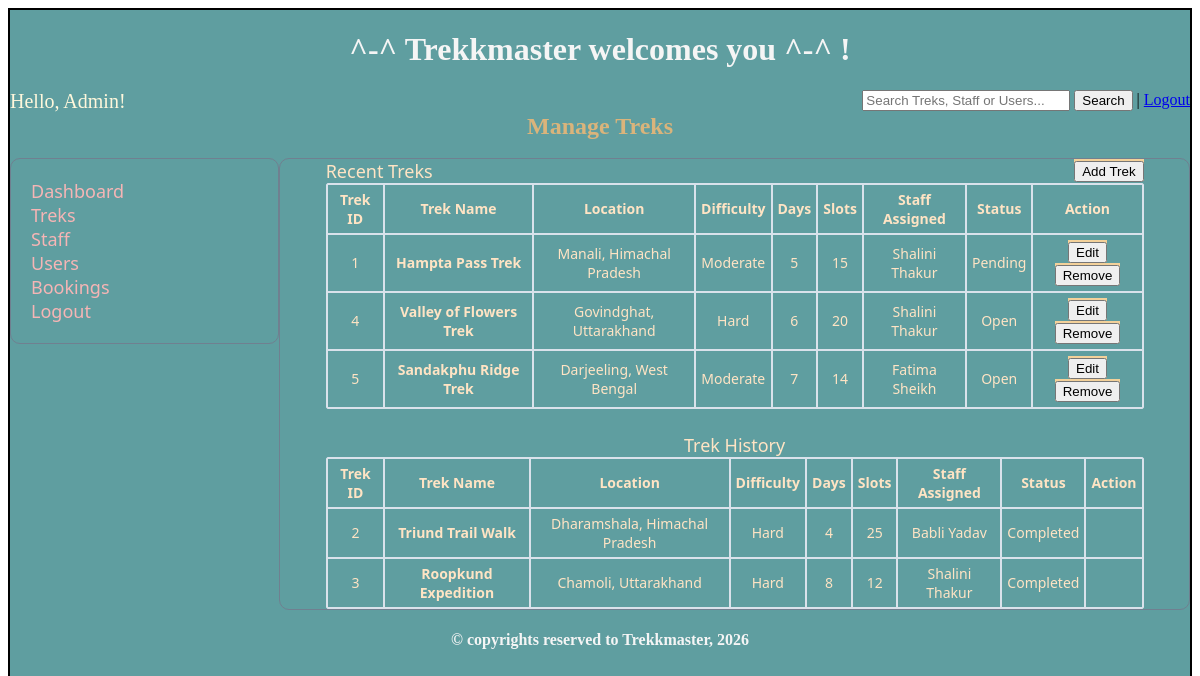
The page /manage_treks on the database its author committed.
### models.py (models this page shows)
class Trek(db.Model):
    __tablename__='trek'
    trek_id = db.Column(db.Integer, primary_key=True, autoincrement=True)
    trek_name = db.Column(db.String, unique = True, nullable = False)
    location = db.Column(db.String, nullable = False)
    difficulty = db.Column(db.Integer, nullable=False, default=0)  #0-easy, 1-moderate, 2- hard
    staff_assigned = db.Column(db.Integer, db.ForeignKey('staff.staff_id'), nullable = False)
    status = db.Column(db.Integer, nullable=False, default=0)  #0-open, 1-closed, 2- completed
    duration = db.Column(db.Integer, nullable = False)
    description = db.Column(db.String, nullable = False)
    av_slots = db.Column(db.Integer, nullable = False)
    st_date = db.Column(db.Date, nullable = False)
    en_date = db.Column(db.Date, nullable = False)
    bookings = db.relationship("Bookings", cascade="all, delete", backref="trek")

class Staff(db.Model):
    __tablename__='staff'
    staff_id = db.Column(db.Integer, primary_key=True)
    user_id = db.Column(db.Integer, db.ForeignKey('user_details.user_id'), nullable=False, unique=True) #linking child to parent
    full_name = db.Column(db.String, nullable=False)
    address = db.Column(db.String, nullable=False)
    phone_no = db.Column(db.String(15), nullable=False)
    status = db.Column(db.Integer, nullable=False, default=0)  #0-registered, 1-approved, 2-rejected, 3-deactivated, 4- blacklisted
    treks = db.relationship("Trek", backref="assigned_staff")

### controller.py (the view)
@app.route('/manage_treks', methods=['GET'])
def manage_treks():
    removed_id = request.args.get('removed_id')
    if removed_id:
        trek = Trek.query.get_or_404(removed_id)
        trek.status = 4
        db.session.commit()
        return redirect(url_for('manage_treks'))
    restore_id = request.args.get('restore_id')
    if restore_id:
        trek = Trek.query.get_or_404(restore_id)
        trek.status = 0
        db.session.commit()
        return redirect(url_for('manage_treks'))
    recent_treks = Trek.query.filter(Trek.status.in_([0, 1, 2])).all()
    history_treks = Trek.query.filter(Trek.status.in_([3, 4])).all()
    return render_template("manage_treks.html", recent_treks=recent_treks, history_treks=history_treks)

### templates/manage_treks.html (shortened to what this page needs)
<!DOCTYPE html>
<html lang="en">
<head>
    <link rel="stylesheet" href="/static/main.css">
</head>
<body>
    <div class="container">
        <div class="center">
            <h1>^-^ Trekkmaster welcomes you ^-^ !</h1>
        </div>
        <div style="display: flex; justify-content: space-between;">
            <span style="text-align: left; color: cornsilk; font-size: 20px;">Hello, Admin!</span>
            <span style="text-align: right;">
                <form action="{{ url_for('search') }}" method="GET">
                    <input type="text" name="q" placeholder="Search Treks, Staff or Users..." style="width: 200px">
                    <input type="submit" value="Search"> | <a href="{{ url_for('admin_signin') }}">Logout</a>
                </form>
            </span>
        </div>
        <h2 class="heading">Manage Treks</h2>
        <br>
        <div style="display: flex;">
            <div class="sidebar">
                <a href="{{ url_for('admin_dash') }}" class="normal-text-link">Dashboard</a><br>
                <a href="{{ url_for('manage_treks') }}" class="normal-text-link">Treks</a><br>
                <a href="{{ url_for('manage_staff') }}" class="normal-text-link">Staff</a><br>
                <a href="{{ url_for('manage_users') }}" class="normal-text-link">Users</a><br>
                <a href="{{ url_for('manage_bookings') }}" class="normal-text-link">Bookings</a><br>
                <a href="{{ url_for('admin_signin') }}" class="normal-text-link">Logout</a>
            </div>
            <div class="dash_style">
                <table class="table" name="Recent Treks" style="width: 90%;">
                    <caption>
                        <div style="display: flex; justify-content: space-between; width: 100%">
                            <span style="text-align: left; font-size: 18px;">Recent Treks</span> <span
                                style="text-align:right;"><a href="{{ url_for('add_trek') }}" class="button"><button
                                        type="button">Add
                                        Trek</button></a></span>
                        </div>
                    </caption>
                    <tr>
                        <th>Trek ID</th>
                        <th>Trek Name</th>
                        <th>Location</th>
                        <th>Difficulty</th>
                        <th>Days</th>
                        <th>Slots</th>
                        <th>Staff Assigned</th>
                        <th>Status</th>
                        <th>Action</th>
                    </tr>
                    {% for trek in recent_treks %}
                    <tr>
                        <td>{{ trek.trek_id }}</td>
                        <td><strong>{{trek.trek_name}}</strong></td>
                        <td>{{trek.location}}</td>
                        <td>
                            {% if trek.difficulty == 0 %}Easy
                            {% elif trek.difficulty == 1 %}Moderate
                            {% elif trek.difficulty == 2 %}Hard
                            {% endif %}
                        </td>
                        <td>{{ trek.duration }}</td>
                        <td>{{ trek.av_slots }}</td>
                        <td>
                            {% if trek.assigned_staff %}
                            {{ trek.assigned_staff.full_name }}
                            {% else %}
                            <span>Unassigned</span>
                            {% endif %}
                        </td>
                        <td>
                            {% if trek.status == 0 %}Pending
                            {% elif trek.status == 1 %}Open
                            {% elif trek.status == 2 %}Closed
                            {% endif %}
                        </td>
                        <td>
                            <a href="{{ url_for('edit_trek', trek_id=trek.trek_id) }}" class="button"><button
                                    type="button">Edit</button></a>
                            <a href="{{ url_for('manage_treks', removed_id=trek.trek_id) }}" class="button"><button
                                    type="button">Remove</button></a>
                        </td>
                    </tr>
                    {% else %}
                    <tr>
                        <td colspan="9">No active or recent treks found. Click "+ Add Trek" to create one.</td>
                    </tr>
                    {% endfor %}
                </table>
                <br>
                <table class="table" name="Recent Treks" style="width: 90%;">
                    <Caption style="font-size: 18px;">Trek History</Caption>
                    <tr>
                        <th>Trek ID</th>
                        <th>Trek Name</th>
                        <th>Location</th>
                        <th>Difficulty</th>
                        <th>Days</th>
                        <th>Slots</th>
                        <th>Staff Assigned</th>
                        <th>Status</th>
                        <th>Action</th>
                    </tr>
                    {% for trek in history_treks %}
                    <tr>
                        <td>{{ trek.trek_id }}</td>
                        <td><strong>{{ trek.trek_name }}</strong></td>
                        <td>{{ trek.location }}</td>
                        <td>
                            {% if trek.difficulty == 0 %}Easy
                            {% elif trek.difficulty == 1 %}Moderate
                            {% elif trek.difficulty == 2 %}Hard
                            {% endif %}
                        </td>
                        <td>{{ trek.duration }}</td>
                        <td>{{ trek.av_slots }}</td>
                        <td>
                            {% if trek.assigned_staff %}
                            {{ trek.assigned_staff.full_name }}
                            {% else %}
                            None
                            {% endif %}
                        </td>
                        <td>
                            {% if trek.status == 3 %}Completed
                            {% elif trek.status == 4 %}Removed
                            {% endif %}
                        </td>
                        <td>
                        </td>
                    </tr>
                    {% else %}
                    <tr>
                        <td colspan="9">No historical treks found.</td>
                    </tr>
                    {% endfor %}
                </table>
            </div>
        </div>
        <div class="center">
            <h4>&copy; copyrights reserved to Trekkmaster, 2026</h4>
        </div>
    </div>
</body>
</html>

### static/main.css (style rules this page uses)
.container { background-color: cadetblue; border: 2px solid black; width: 100%; box-sizing: border-box; min-height: 100vh; }
.heading { text-align: center; margin: auto; color: rgb(218, 180, 123); }
.center { text-align: center; margin: auto; color: whitesmoke; }
.dash_style { width: 80%; border: 1px solid slategrey; margin: auto; border-radius: 10px; font-size: 18px; font-family: 'Segoe UI', Tahoma, Geneva, Verdana, sans-serif; text-align: justify; }
.sidebar { width: 20%; border: 1px solid slategrey; margin: auto; margin-top: 0%; border-radius: 10px; font-size: 18px; font-family: 'Segoe UI', Tahoma, Geneva, Verdana, sans-serif; text-align: justify; padding: 20px; }
.table { border-spacing: 0; width: 80%; border: 1px solid rgb(217, 226, 235); margin: auto; border-radius: 2px; font-size: 14px; color: bisque; font-family: 'Segoe UI', Tahoma, Geneva, Verdana, sans-serif; text-align: center; }
.table th, .table td { border: 1px solid rgb(217, 226, 235); font-size: 12px 18px; padding: 5px; }
.normal-text-link { color: rgb(246, 181, 181); text-decoration: none; }
.button { font-size: 16px; background-color: rgb(243, 209, 154); color: aliceblue; border-color: aliceblue; font-style: italic; }

### rows shown on the page
Trek: trek_id "1", trek_name "Hampta Pass Trek", location "Manali, Himachal Pradesh", difficulty "Moderate", duration "5", av_slots "15", assigned_staff.full_name "Shalini Thakur", status "Pending"
Trek: trek_id "4", trek_name "Valley of Flowers Trek", location "Govindghat, Uttarakhand", difficulty "Hard", duration "6", av_slots "20", assigned_staff.full_name "Shalini Thakur", status "Open"
Trek: trek_id "5", trek_name "Sandakphu Ridge Trek", location "Darjeeling, West Bengal", difficulty "Moderate", duration "7", av_slots "14", assigned_staff.full_name "Fatima Sheikh", status "Open"
Trek: trek_id "2", trek_name "Triund Trail Walk", location "Dharamshala, Himachal Pradesh", difficulty "Hard", duration "4", av_slots "25", assigned_staff.full_name "Babli Yadav", status "Completed"
Trek: trek_id "3", trek_name "Roopkund Expedition", location "Chamoli, Uttarakhand", difficulty "Hard", duration "8", av_slots "12", assigned_staff.full_name "Shalini Thakur", status "Completed"
